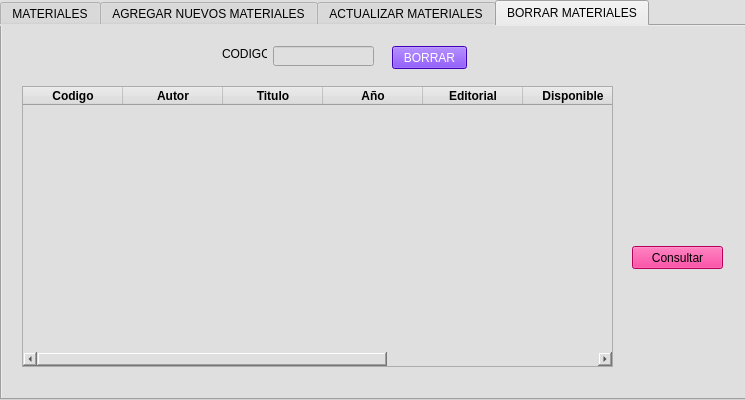
<?xml version="1.0" encoding="UTF-8"?>
<ui version="4.0">
 <class>Form</class>
 <widget class="QWidget" name="Form">
  <property name="enabled">
   <bool>true</bool>
  </property>
  <property name="geometry">
   <rect>
    <x>0</x>
    <y>0</y>
    <width>745</width>
    <height>400</height>
   </rect>
  </property>
  <property name="minimumSize">
   <size>
    <width>681</width>
    <height>400</height>
   </size>
  </property>
  <property name="windowTitle">
   <string>REGISTRO DE MATERIALES</string>
  </property>
  <property name="styleSheet">
   <string notr="true">background-color: rgb(223, 223, 223);
selection-color: rgb(0, 0, 0);
color: rgb(0, 0, 0);
selection-background-color: rgb(255, 255, 255);
alternate-background-color: rgb(255, 255, 255);</string>
  </property>
  <widget class="QTabWidget" name="pantalla">
   <property name="enabled">
    <bool>true</bool>
   </property>
   <property name="geometry">
    <rect>
     <x>0</x>
     <y>0</y>
     <width>751</width>
     <height>400</height>
    </rect>
   </property>
   <property name="minimumSize">
    <size>
     <width>681</width>
     <height>400</height>
    </size>
   </property>
   <property name="styleSheet">
    <string notr="true"/>
   </property>
   <property name="currentIndex">
    <number>3</number>
   </property>
   <widget class="QWidget" name="tab_5">
    <attribute name="title">
     <string>MATERIALES</string>
    </attribute>
    <layout class="QHBoxLayout" name="horizontalLayout_3">
     <item>
      <widget class="QTableWidget" name="tabla_materiales">
       <property name="rowCount">
        <number>0</number>
       </property>
       <property name="columnCount">
        <number>8</number>
       </property>
       <column>
        <property name="text">
         <string>Codigo</string>
        </property>
        <property name="font">
         <font>
          <weight>75</weight>
          <bold>true</bold>
         </font>
        </property>
        <property name="textAlignment">
         <set>AlignCenter</set>
        </property>
        <property name="background">
         <color>
          <red>255</red>
          <green>0</green>
          <blue>191</blue>
         </color>
        </property>
       </column>
       <column>
        <property name="text">
         <string>Autor</string>
        </property>
        <property name="font">
         <font>
          <weight>75</weight>
          <bold>true</bold>
         </font>
        </property>
        <property name="textAlignment">
         <set>AlignCenter</set>
        </property>
        <property name="background">
         <color>
          <red>85</red>
          <green>255</green>
          <blue>127</blue>
         </color>
        </property>
       </column>
       <column>
        <property name="text">
         <string>Titulo</string>
        </property>
        <property name="font">
         <font>
          <weight>75</weight>
          <bold>true</bold>
         </font>
        </property>
        <property name="textAlignment">
         <set>AlignCenter</set>
        </property>
        <property name="background">
         <color>
          <red>255</red>
          <green>248</green>
          <blue>53</blue>
         </color>
        </property>
       </column>
       <column>
        <property name="text">
         <string>Año</string>
        </property>
        <property name="font">
         <font>
          <weight>75</weight>
          <bold>true</bold>
         </font>
        </property>
        <property name="textAlignment">
         <set>AlignCenter</set>
        </property>
        <property name="background">
         <color>
          <red>0</red>
          <green>170</green>
          <blue>127</blue>
         </color>
        </property>
       </column>
       <column>
        <property name="text">
         <string>Editorial</string>
        </property>
        <property name="font">
         <font>
          <weight>75</weight>
          <bold>true</bold>
         </font>
        </property>
        <property name="textAlignment">
         <set>AlignCenter</set>
        </property>
        <property name="background">
         <color>
          <red>255</red>
          <green>170</green>
          <blue>0</blue>
         </color>
        </property>
       </column>
       <column>
        <property name="text">
         <string>Disponible</string>
        </property>
        <property name="font">
         <font>
          <weight>75</weight>
          <bold>true</bold>
         </font>
        </property>
        <property name="background">
         <color>
          <red>0</red>
          <green>85</green>
          <blue>255</blue>
         </color>
        </property>
       </column>
       <column>
        <property name="text">
         <string>Cantidad Disponible</string>
        </property>
        <property name="font">
         <font>
          <weight>75</weight>
          <bold>true</bold>
         </font>
        </property>
        <property name="background">
         <color>
          <red>163</red>
          <green>83</green>
          <blue>26</blue>
         </color>
        </property>
       </column>
       <column>
        <property name="text">
         <string>ntipo</string>
        </property>
        <property name="font">
         <font>
          <weight>75</weight>
          <bold>true</bold>
         </font>
        </property>
        <property name="background">
         <color>
          <red>0</red>
          <green>170</green>
          <blue>127</blue>
         </color>
        </property>
       </column>
      </widget>
     </item>
     <item>
      <widget class="QPushButton" name="bt_refrescar">
       <property name="styleSheet">
        <string notr="true">background-color: rgb(85, 0, 255);
color: rgb(255, 255, 255);
font: 75 10pt &quot;MS Shell Dlg 2&quot;;</string>
       </property>
       <property name="text">
        <string>REFRESCAR</string>
       </property>
      </widget>
     </item>
    </layout>
   </widget>
   <widget class="QWidget" name="tab_2">
    <attribute name="title">
     <string>AGREGAR NUEVOS MATERIALES</string>
    </attribute>
    <widget class="QPushButton" name="bt_agregar">
     <property name="geometry">
      <rect>
       <x>320</x>
       <y>290</y>
       <width>75</width>
       <height>23</height>
      </rect>
     </property>
     <property name="styleSheet">
      <string notr="true">background-color: rgb(85, 0, 255);
color: rgb(255, 255, 255);
font: 75 10pt &quot;MS Shell Dlg 2&quot;;</string>
     </property>
     <property name="text">
      <string>AGREGAR</string>
     </property>
    </widget>
    <widget class="QWidget" name="layoutWidget">
     <property name="geometry">
      <rect>
       <x>70</x>
       <y>50</y>
       <width>241</width>
       <height>211</height>
      </rect>
     </property>
     <layout class="QHBoxLayout" name="horizontalLayout">
      <item>
       <layout class="QVBoxLayout" name="verticalLayout_2">
        <item>
         <widget class="QLabel" name="label_2">
          <property name="text">
           <string>CODIGO:</string>
          </property>
         </widget>
        </item>
        <item>
         <widget class="QLabel" name="label_3">
          <property name="text">
           <string>AUTOR:</string>
          </property>
         </widget>
        </item>
        <item>
         <widget class="QLabel" name="label_4">
          <property name="text">
           <string>TITULO:</string>
          </property>
         </widget>
        </item>
        <item>
         <widget class="QLabel" name="label_5">
          <property name="text">
           <string>AÑO:</string>
          </property>
         </widget>
        </item>
        <item>
         <widget class="QLabel" name="label_6">
          <property name="text">
           <string>EDITORIAL:</string>
          </property>
         </widget>
        </item>
       </layout>
      </item>
      <item>
       <layout class="QVBoxLayout" name="verticalLayout">
        <item>
         <widget class="QLineEdit" name="codigoA"/>
        </item>
        <item>
         <widget class="QLineEdit" name="autorA"/>
        </item>
        <item>
         <widget class="QLineEdit" name="tituloA"/>
        </item>
        <item>
         <widget class="QLineEdit" name="anioA"/>
        </item>
        <item>
         <widget class="QLineEdit" name="editorialA"/>
        </item>
       </layout>
      </item>
     </layout>
    </widget>
    <widget class="QWidget" name="layoutWidget_2">
     <property name="geometry">
      <rect>
       <x>380</x>
       <y>50</y>
       <width>231</width>
       <height>211</height>
      </rect>
     </property>
     <layout class="QHBoxLayout" name="horizontalLayout_4">
      <item>
       <layout class="QVBoxLayout" name="verticalLayout_5">
        <item>
         <widget class="QLabel" name="label_14">
          <property name="text">
           <string>DISPONIBLE:</string>
          </property>
         </widget>
        </item>
        <item>
         <widget class="QLabel" name="label_16">
          <property name="text">
           <string>CANTIDAD_DISPONIBLE:</string>
          </property>
         </widget>
        </item>
        <item>
         <widget class="QLabel" name="label_17">
          <property name="text">
           <string>NTIPO:</string>
          </property>
         </widget>
        </item>
       </layout>
      </item>
      <item>
       <layout class="QVBoxLayout" name="verticalLayout_6">
        <item>
         <widget class="QLineEdit" name="disponibleA"/>
        </item>
        <item>
         <widget class="QLineEdit" name="cantidad_disponibleA"/>
        </item>
        <item>
         <widget class="QLineEdit" name="ntipoA"/>
        </item>
       </layout>
      </item>
     </layout>
    </widget>
   </widget>
   <widget class="QWidget" name="tab_3">
    <attribute name="title">
     <string>ACTUALIZAR MATERIALES</string>
    </attribute>
    <widget class="QPushButton" name="bt_actualizar">
     <property name="geometry">
      <rect>
       <x>530</x>
       <y>280</y>
       <width>91</width>
       <height>21</height>
      </rect>
     </property>
     <property name="styleSheet">
      <string notr="true">background-color: rgb(85, 0, 255);
color: rgb(255, 255, 255);
font: 75 10pt &quot;MS Shell Dlg 2&quot;;</string>
     </property>
     <property name="text">
      <string>ACTUALIZAR</string>
     </property>
    </widget>
    <widget class="QLineEdit" name="codigo_material">
     <property name="geometry">
      <rect>
       <x>30</x>
       <y>120</y>
       <width>180</width>
       <height>20</height>
      </rect>
     </property>
    </widget>
    <widget class="QLabel" name="label_13">
     <property name="geometry">
      <rect>
       <x>30</x>
       <y>70</y>
       <width>191</width>
       <height>39</height>
      </rect>
     </property>
     <property name="text">
      <string>INGRESE LA CODIGO DEL MATERIAL</string>
     </property>
    </widget>
    <widget class="QPushButton" name="id_buscar">
     <property name="geometry">
      <rect>
       <x>70</x>
       <y>150</y>
       <width>75</width>
       <height>23</height>
      </rect>
     </property>
     <property name="styleSheet">
      <string notr="true">background-color: rgb(255, 255, 255);</string>
     </property>
     <property name="text">
      <string>BUSCAR</string>
     </property>
    </widget>
    <widget class="QWidget" name="layoutWidget_3">
     <property name="geometry">
      <rect>
       <x>220</x>
       <y>50</y>
       <width>241</width>
       <height>211</height>
      </rect>
     </property>
     <layout class="QHBoxLayout" name="horizontalLayout_2">
      <item>
       <layout class="QVBoxLayout" name="verticalLayout_3">
        <item>
         <widget class="QLabel" name="label_27">
          <property name="text">
           <string>CODIGO:</string>
          </property>
         </widget>
        </item>
        <item>
         <widget class="QLabel" name="label_25">
          <property name="text">
           <string>AUTOR:</string>
          </property>
         </widget>
        </item>
        <item>
         <widget class="QLabel" name="label_18">
          <property name="text">
           <string>TITULO:</string>
          </property>
         </widget>
        </item>
        <item>
         <widget class="QLabel" name="label_24">
          <property name="text">
           <string>AÑO:</string>
          </property>
         </widget>
        </item>
        <item>
         <widget class="QLabel" name="label_26">
          <property name="text">
           <string>EDITORIAL:</string>
          </property>
         </widget>
        </item>
       </layout>
      </item>
      <item>
       <layout class="QVBoxLayout" name="verticalLayout_4">
        <item>
         <widget class="QLineEdit" name="codigo_actualizar"/>
        </item>
        <item>
         <widget class="QLineEdit" name="autor_actualizar"/>
        </item>
        <item>
         <widget class="QLineEdit" name="titulo_actualizar"/>
        </item>
        <item>
         <widget class="QLineEdit" name="anio_actualizar"/>
        </item>
        <item>
         <widget class="QLineEdit" name="editorial_actualizar"/>
        </item>
       </layout>
      </item>
     </layout>
    </widget>
    <widget class="QWidget" name="layoutWidget_4">
     <property name="geometry">
      <rect>
       <x>480</x>
       <y>50</y>
       <width>231</width>
       <height>211</height>
      </rect>
     </property>
     <layout class="QHBoxLayout" name="horizontalLayout_5">
      <item>
       <layout class="QVBoxLayout" name="verticalLayout_7">
        <item>
         <widget class="QLabel" name="label_22">
          <property name="text">
           <string>DISPONIBLE:</string>
          </property>
         </widget>
        </item>
        <item>
         <widget class="QLabel" name="label_20">
          <property name="text">
           <string>CANTIDAD_DISPONIBLE:</string>
          </property>
         </widget>
        </item>
        <item>
         <widget class="QLabel" name="label_23">
          <property name="text">
           <string>NTIPO:</string>
          </property>
         </widget>
        </item>
       </layout>
      </item>
      <item>
       <layout class="QVBoxLayout" name="verticalLayout_8">
        <item>
         <widget class="QLineEdit" name="disponible_actualizar"/>
        </item>
        <item>
         <widget class="QLineEdit" name="cantidad_disponible_actualizar"/>
        </item>
        <item>
         <widget class="QLineEdit" name="ntipo_actualizar"/>
        </item>
       </layout>
      </item>
     </layout>
    </widget>
   </widget>
   <widget class="QWidget" name="tab_4">
    <attribute name="title">
     <string>BORRAR MATERIALES</string>
    </attribute>
    <widget class="QLineEdit" name="codigo_borrar">
     <property name="geometry">
      <rect>
       <x>271</x>
       <y>20</y>
       <width>101</width>
       <height>20</height>
      </rect>
     </property>
     <property name="text">
      <string/>
     </property>
    </widget>
    <widget class="QLabel" name="label_12">
     <property name="geometry">
      <rect>
       <x>220</x>
       <y>20</y>
       <width>45</width>
       <height>16</height>
      </rect>
     </property>
     <property name="text">
      <string>CODIGO:</string>
     </property>
    </widget>
    <widget class="QPushButton" name="borrar_ok">
     <property name="geometry">
      <rect>
       <x>630</x>
       <y>220</y>
       <width>91</width>
       <height>23</height>
      </rect>
     </property>
     <property name="styleSheet">
      <string notr="true">background-color: rgb(255, 0, 127);</string>
     </property>
     <property name="text">
      <string>Consultar</string>
     </property>
    </widget>
    <widget class="QPushButton" name="bt_borrar">
     <property name="geometry">
      <rect>
       <x>390</x>
       <y>20</y>
       <width>75</width>
       <height>23</height>
      </rect>
     </property>
     <property name="styleSheet">
      <string notr="true">background-color: rgb(85, 0, 255);
color: rgb(255, 255, 255);
font: 75 10pt &quot;MS Shell Dlg 2&quot;;</string>
     </property>
     <property name="text">
      <string>BORRAR</string>
     </property>
    </widget>
    <widget class="QTableWidget" name="tabla_borrar">
     <property name="geometry">
      <rect>
       <x>20</x>
       <y>60</y>
       <width>591</width>
       <height>281</height>
      </rect>
     </property>
     <property name="rowCount">
      <number>0</number>
     </property>
     <property name="columnCount">
      <number>8</number>
     </property>
     <column>
      <property name="text">
       <string>Codigo</string>
      </property>
      <property name="font">
       <font>
        <weight>75</weight>
        <bold>true</bold>
       </font>
      </property>
      <property name="textAlignment">
       <set>AlignCenter</set>
      </property>
      <property name="background">
       <color>
        <red>255</red>
        <green>0</green>
        <blue>191</blue>
       </color>
      </property>
     </column>
     <column>
      <property name="text">
       <string>Autor</string>
      </property>
      <property name="font">
       <font>
        <weight>75</weight>
        <bold>true</bold>
       </font>
      </property>
      <property name="textAlignment">
       <set>AlignCenter</set>
      </property>
      <property name="background">
       <color>
        <red>85</red>
        <green>255</green>
        <blue>127</blue>
       </color>
      </property>
     </column>
     <column>
      <property name="text">
       <string>Titulo</string>
      </property>
      <property name="font">
       <font>
        <weight>75</weight>
        <bold>true</bold>
       </font>
      </property>
      <property name="textAlignment">
       <set>AlignCenter</set>
      </property>
      <property name="background">
       <color>
        <red>255</red>
        <green>248</green>
        <blue>53</blue>
       </color>
      </property>
     </column>
     <column>
      <property name="text">
       <string>Año</string>
      </property>
      <property name="font">
       <font>
        <weight>75</weight>
        <bold>true</bold>
       </font>
      </property>
      <property name="textAlignment">
       <set>AlignCenter</set>
      </property>
      <property name="background">
       <color>
        <red>0</red>
        <green>170</green>
        <blue>127</blue>
       </color>
      </property>
     </column>
     <column>
      <property name="text">
       <string>Editorial</string>
      </property>
      <property name="font">
       <font>
        <weight>75</weight>
        <bold>true</bold>
       </font>
      </property>
      <property name="textAlignment">
       <set>AlignCenter</set>
      </property>
      <property name="background">
       <color>
        <red>255</red>
        <green>170</green>
        <blue>0</blue>
       </color>
      </property>
     </column>
     <column>
      <property name="text">
       <string>Disponible</string>
      </property>
      <property name="font">
       <font>
        <weight>75</weight>
        <bold>true</bold>
       </font>
      </property>
      <property name="background">
       <color>
        <red>0</red>
        <green>85</green>
        <blue>255</blue>
       </color>
      </property>
     </column>
     <column>
      <property name="text">
       <string>Cantidad Disponible</string>
      </property>
      <property name="font">
       <font>
        <weight>75</weight>
        <bold>true</bold>
       </font>
      </property>
      <property name="background">
       <color>
        <red>163</red>
        <green>83</green>
        <blue>26</blue>
       </color>
      </property>
     </column>
     <column>
      <property name="text">
       <string>ntipo</string>
      </property>
      <property name="font">
       <font>
        <weight>75</weight>
        <bold>true</bold>
       </font>
      </property>
      <property name="background">
       <color>
        <red>0</red>
        <green>170</green>
        <blue>127</blue>
       </color>
      </property>
     </column>
    </widget>
   </widget>
  </widget>
 </widget>
 <resources/>
 <connections/>
</ui>
